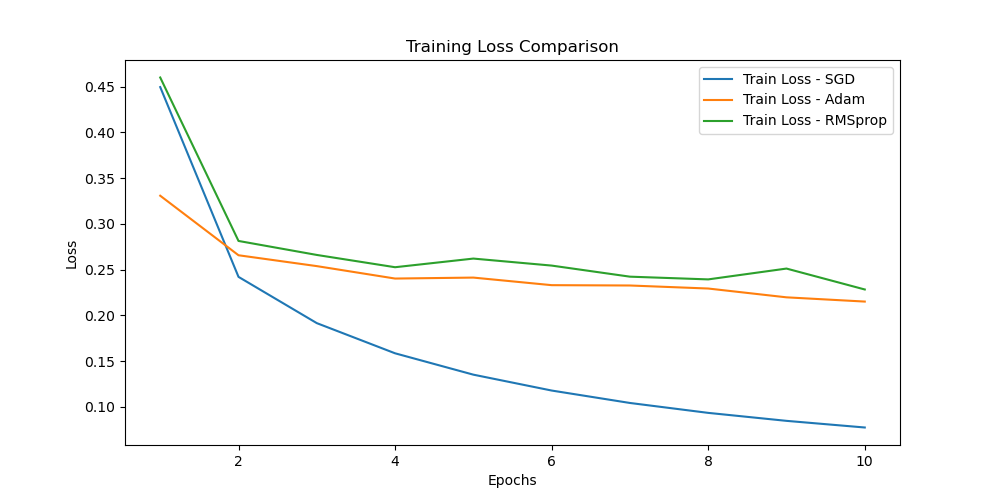

This figure's Python source:
import torch
import torch.nn as nn
import torch.optim as optim
from torchvision import datasets, transforms
from torch.utils.data import DataLoader
import matplotlib.pyplot as plt

# 1. Data Preparation
# Define transformations for the training and test sets
transform = transforms.Compose([
    transforms.ToTensor(),  # Convert PIL image to PyTorch Tensor
    transforms.Normalize((0.1307,), (0.3081,))  # Normalize the dataset
])

# Download and load the training and test datasets
train_dataset = datasets.MNIST(root='./data', train=True, transform=transform, download=True)
test_dataset = datasets.MNIST(root='./data', train=False, transform=transform, download=True)

# Create data loaders
train_loader = DataLoader(dataset=train_dataset, batch_size=32, shuffle=True)
test_loader = DataLoader(dataset=test_dataset, batch_size=32, shuffle=False)

# 2. Model Construction
class MLP(nn.Module):
    def __init__(self):
        super(MLP, self).__init__()
        self.flatten = nn.Flatten()
        self.hidden = nn.Linear(28*28, 128)  # Input layer to hidden layer
        self.relu = nn.ReLU()
        self.output = nn.Linear(128, 10)     # Hidden layer to output layer
        self.softmax = nn.LogSoftmax(dim=1)  # Use LogSoftmax for numerical stability

    def forward(self, x):
        x = self.flatten(x)
        x = self.hidden(x)
        x = self.relu(x)
        x = self.output(x)
        x = self.softmax(x)
        return x

# Function for training and evaluation
def train_and_evaluate(optimizer_name, optimizer, epochs=10):
    model = MLP()
    criterion = nn.NLLLoss()

    # Initialize optimizer (passed as argument)
    optimizer = optimizer(model.parameters(), lr=0.01)

    train_losses = []
    test_losses = []
    test_accuracies = []

    for epoch in range(epochs):
        model.train()
        epoch_loss = 0
        correct = 0

        # Training loop
        for data, target in train_loader:
            optimizer.zero_grad()
            output = model(data)
            loss = criterion(output, target)
            loss.backward()
            optimizer.step()

            epoch_loss += loss.item()
            pred = output.argmax(dim=1, keepdim=True)
            correct += pred.eq(target.view_as(pred)).sum().item()

        train_losses.append(epoch_loss / len(train_loader))
        train_accuracy = 100. * correct / len(train_loader.dataset)

        # Evaluate on the test set
        model.eval()
        test_loss = 0
        correct = 0
        with torch.no_grad():
            for data, target in test_loader:
                output = model(data)
                test_loss += criterion(output, target).item()
                pred = output.argmax(dim=1, keepdim=True)
                correct += pred.eq(target.view_as(pred)).sum().item()

        test_loss /= len(test_loader)
        test_accuracy = 100. * correct / len(test_loader.dataset)
        test_losses.append(test_loss)
        test_accuracies.append(test_accuracy)

        print(f'Optimizer: {optimizer_name}, Epoch {epoch+1}/{epochs}, '
              f'Train Loss: {train_losses[-1]:.4f}, '
              f'Test Loss: {test_loss:.4f}, Test Accuracy: {test_accuracy:.2f}%')

    return train_losses, test_losses, test_accuracies

# 3. Optimizer Comparison
optimizers = {
    'SGD': optim.SGD,
    'Adam': optim.Adam,
    'RMSprop': optim.RMSprop
}

results = {}

for name, optimizer in optimizers.items():
    train_losses, test_losses, test_accuracies = train_and_evaluate(name, optimizer)
    results[name] = {
        'train_losses': train_losses,
        'test_losses': test_losses,
        'test_accuracies': test_accuracies
    }

# 4. Plotting Results
epochs = range(1, 11)

# Plot Training Losses
plt.figure(figsize=(10, 5))
for name in optimizers.keys():
    plt.plot(epochs, results[name]['train_losses'], label=f'Train Loss - {name}')
plt.xlabel('Epochs')
plt.ylabel('Loss')
plt.title('Training Loss Comparison')
plt.legend()
plt.show()

# Plot Test Losses
plt.figure(figsize=(10, 5))
for name in optimizers.keys():
    plt.plot(epochs, results[name]['test_losses'], label=f'Test Loss - {name}')
plt.xlabel('Epochs')
plt.ylabel('Loss')
plt.title('Test Loss Comparison')
plt.legend()
plt.show()

# Plot Test Accuracies
plt.figure(figsize=(10, 5))
for name in optimizers.keys():
    plt.plot(epochs, results[name]['test_accuracies'], label=f'Test Accuracy - {name}')
plt.xlabel('Epochs')
plt.ylabel('Accuracy (%)')
plt.title('Test Accuracy Comparison')
plt.legend()
plt.show()
